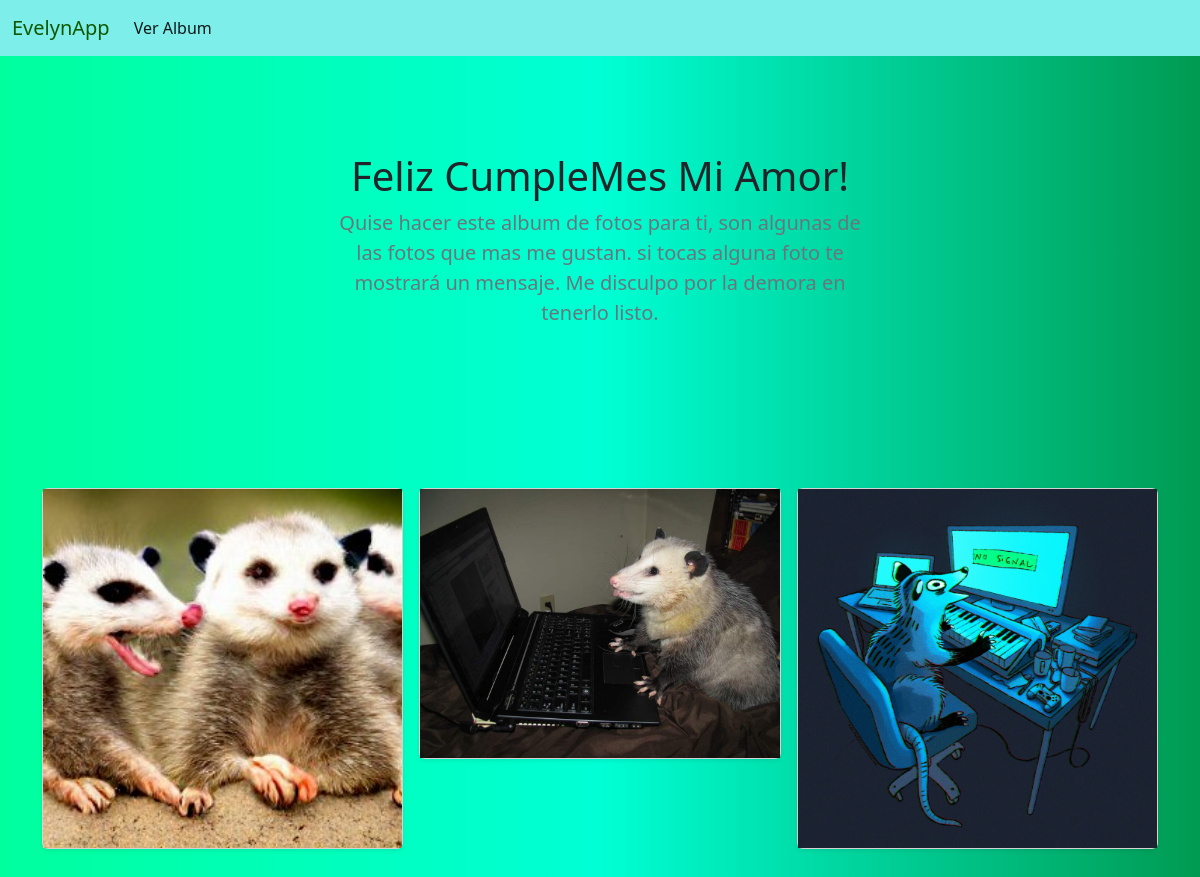
Page /album/ on the earlier database version.
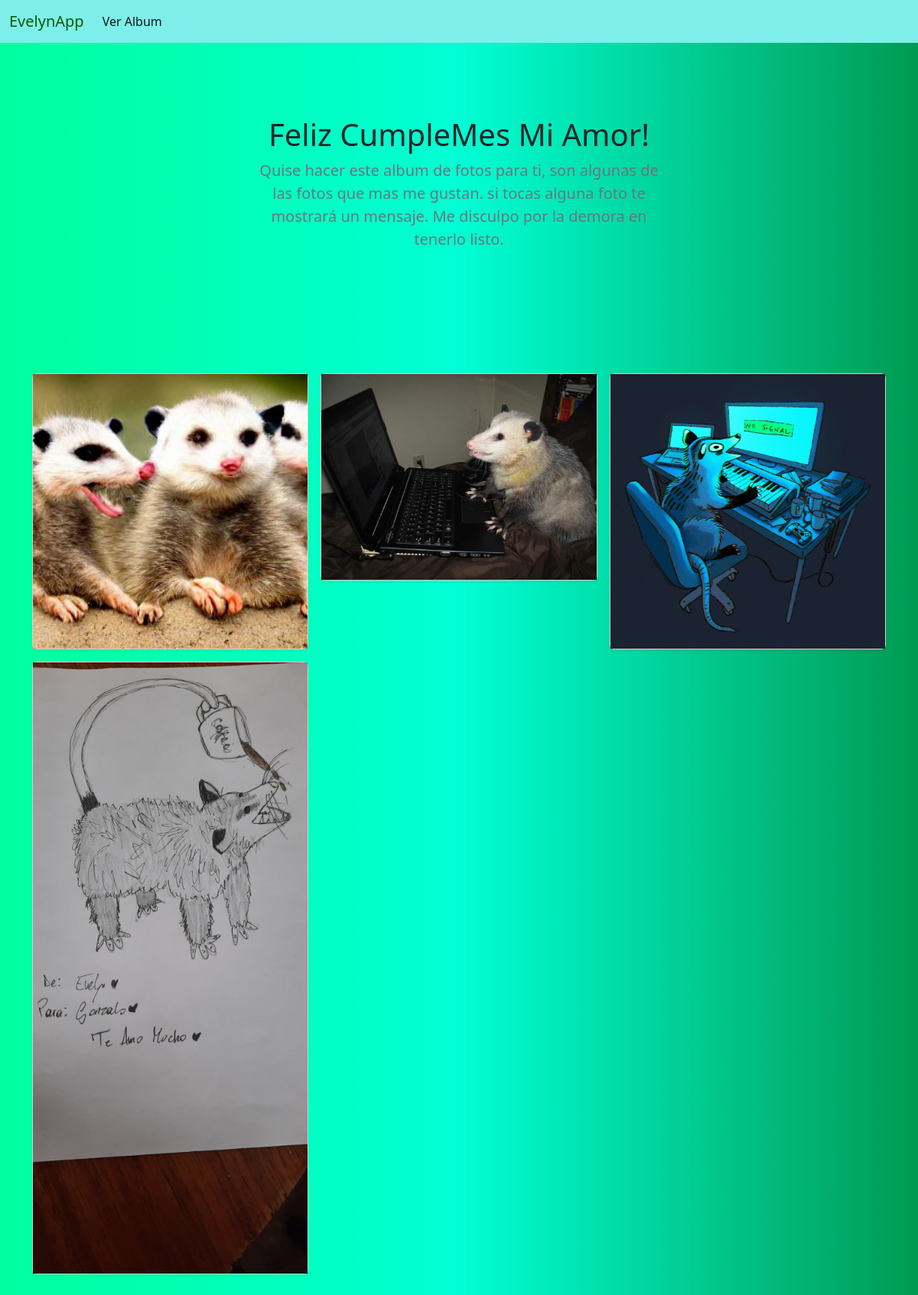
Same page on the later database version.
### albumFotos/models.py (models this page shows, shortened)
class Foto(models.Model):
    id = models.AutoField(primary_key=True)
    titulo = models.CharField(max_length=100, verbose_name='Titulo', null= True)
    descripcion = models.TextField()
    foto = models.ImageField(upload_to='fotos/', verbose_name="imagen", null=True)

### albumFotos/views.py (the view)
# urls.py: path('album/',album, name="album"),
def album(request):
    fotos = Foto.objects.all()
    data = {
        'fotos':fotos
    }
    return render(request, 'album.html',data)

### albumFotos/templates/album.html (shortened to what this page needs)
{% extends 'base.html' %}
{% load static %}
{% block css %}
<link rel="stylesheet" href="{% static 'css/estiloAlbum.css' %}" />
{% endblock %}
{% block contenido %}
<main>
    <section class="py-5 text-center container">
        <div class="row py-lg-5">
            <div class="col-lg-6 col-md-8 mx-auto">
                <h1 class="fw-light">Feliz CumpleMes Mi Amor!</h1>
                <p class="lead text-muted">
                    Quise hacer este album de fotos para ti,
                    son algunas de las fotos que mas me gustan.
                    si tocas alguna foto te mostrará un mensaje.
                    Me disculpo por la demora en tenerlo listo.
                </p>
            </div>
        </div>
    </section>
    <div class="album py-5">
        <div class="container">
            <div class="row row-cols-1 row-cols-sm-2 row-cols-md-3 g-3">
               {% for x in fotos %}
                <div class="col">
                    <div class="card shadow-sm" id="image">
                        {% if x.foto %}
                        <img src="{{ x.foto.url }}" alt="">
                        {% endif %}
                    </div>
                </div>
                {% endfor %}
            </div>
        </div>
    </div>
</main>
{% endblock %}

### albumFotos/templates/base.html (shortened to what this page needs)
<!DOCTYPE html>
<html lang="en">
<head>
    {% load static %}
    <link rel="stylesheet" href="https://cdn.jsdelivr.net/npm/bootstrap@5.2.1/dist/css/bootstrap.min.css">
    {% block css %}{% endblock %}
</head>
<body>
    <div class="navbar-top">
        <nav class="navbar navbar-expand-lg" style="background-color:rgb(126, 238, 234) ;">
            <div class="container-fluid">
                <a class="navbar-brand" href="{% url 'home' %}"
                style="color:rgb(15, 88, 2) ;">EvelynApp</a>
                <div class="collapse navbar-collapse" id="navbarNav">
                    <ul class="navbar-nav">
                        <li class="nav-item">
                            <a class="nav-link active" aria-current="page" href="{% url 'album' %}">Ver Album</a>
                        </li>
                    </ul>
                </div>
            </div>
        </nav>
    </div>
    <div id="contenido">
        {% block contenido %}
        {% endblock %}
    </div>
</body>
</html>

### albumFotos/static/css/estiloAlbum.css (style rules this page uses)
body { background-image: linear-gradient(to right, rgb(0, 255, 157), rgb(0, 255, 213), rgb(0, 154, 82)); }
#image { position: relative; width: auto; }

Differences in the rows shown:
added Foto: foto (picture)
